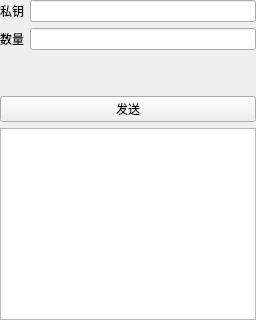
                     <widget class="QWidget" name="page_4">
                      <layout class="QHBoxLayout" name="horizontalLayout_50">
                       <property name="leftMargin">
                        <number>0</number>
                       </property>
                       <property name="topMargin">
                        <number>0</number>
                       </property>
                       <property name="rightMargin">
                        <number>0</number>
                       </property>
                       <property name="bottomMargin">
                        <number>0</number>
                       </property>
                       <item>
                        <widget class="QWidget" name="widget_12" native="true">
                         <layout class="QVBoxLayout" name="verticalLayout_34">
                          <property name="spacing">
                           <number>6</number>
                          </property>
                          <property name="leftMargin">
                           <number>0</number>
                          </property>
                          <property name="topMargin">
                           <number>0</number>
                          </property>
                          <property name="rightMargin">
                           <number>0</number>
                          </property>
                          <property name="bottomMargin">
                           <number>0</number>
                          </property>
                          <item>
                           <layout class="QHBoxLayout" name="horizontalLayout_48">
                            <item>
                             <widget class="QLabel" name="label_36">
                              <property name="text">
                               <string>私钥</string>
                              </property>
                             </widget>
                            </item>
                            <item>
                             <widget class="QLineEdit" name="edtTUPrivate"/>
                            </item>
                           </layout>
                          </item>
                          <item>
                           <layout class="QHBoxLayout" name="horizontalLayout_49"/>
                          </item>
                          <item>
                           <layout class="QHBoxLayout" name="horizontalLayout_52">
                            <item>
                             <widget class="QLabel" name="label_38">
                              <property name="text">
                               <string>数量</string>
                              </property>
                             </widget>
                            </item>
                            <item>
                             <widget class="QLineEdit" name="edtTUAmount"/>
                            </item>
                           </layout>
                          </item>
                          <item>
                           <spacer name="verticalSpacer_6">
                            <property name="orientation">
                             <enum>Qt::Vertical</enum>
                            </property>
                            <property name="sizeHint" stdset="0">
                             <size>
                              <width>20</width>
                              <height>40</height>
                             </size>
                            </property>
                           </spacer>
                          </item>
                          <item>
                           <widget class="QPushButton" name="btnTranslateUnfreeze">
                            <property name="text">
                             <string>发送</string>
                            </property>
                           </widget>
                          </item>
                          <item>
                           <widget class="QPlainTextEdit" name="edtTUPlainEdit"/>
                          </item>
                         </layout>
                        </widget>
                       </item>
                      </layout>
                     </widget>
